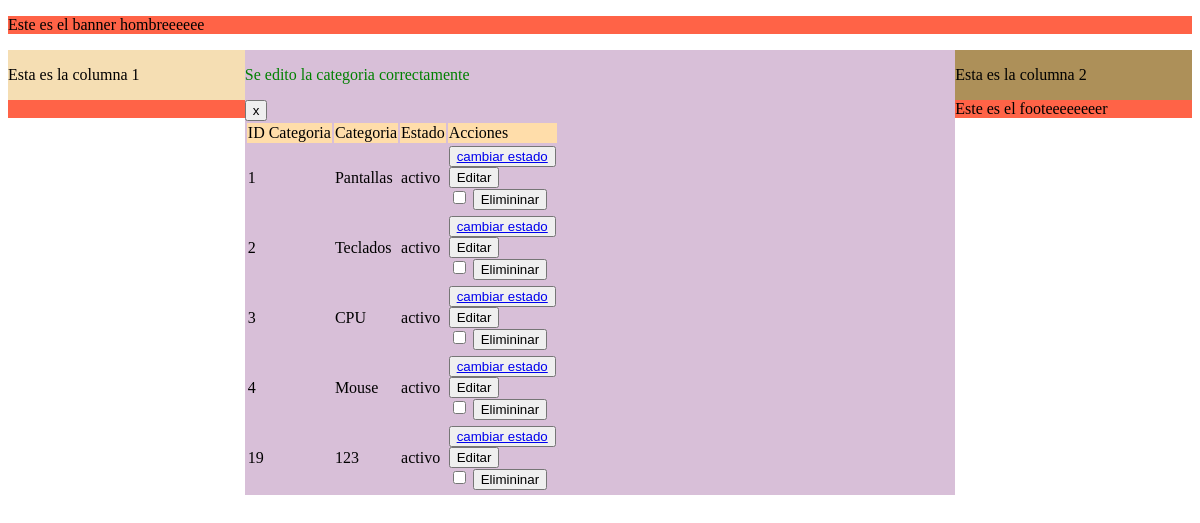
The app's page /codigo/pre_consultar_categorias.php?ed=correct (signed in) with its own data.
### tables this page shows
CREATE TABLE IF NOT EXISTS `categorias` (
  `id_categoria` int(5) NOT NULL AUTO_INCREMENT,
  `categoria` varchar(100) NOT NULL,
  `fk_id_estado` varchar(20) NOT NULL,
  PRIMARY KEY (`id_categoria`)
);

CREATE TABLE IF NOT EXISTS `estados` (
  `id_estado` int(5) NOT NULL AUTO_INCREMENT,
  `nombre_estado` varchar(15) NOT NULL,
  PRIMARY KEY (`id_estado`)
);

### codigo/pre_consultar_categorias.php (the view, shortened to what this page needs)
<!DOCTYPE html>
<html lang="en">
<head>
<head>
    <link rel="stylesheet" href="../estilos/estilos.css">
</head>
<body>
<div id="banner">
<?php include("banner.php") ?>
</div>
<div id="general">
<div id="col1">
<?php include("col1.php") ?>
</div>
<div id="cuerpo">
<?php
if(isset($_GET['ed'])){
    $el=$_GET['ed'];
    if($el=="correct"){
        echo "<div id='cierre'>";
        echo "<p style='color: green' >Se edito la categoria correctamente</p>";
        echo "<input type='button' value='x' onclick='cerrar();'>";
        echo "</div>";
    }
}
include("conexion.php");
echo "<table>";
echo "<tr bgcolor='#fFDDAA'>";
echo "<td>ID Categoria</td>";
echo "<td>Categoria</td>";
echo "<td>Estado</td>";
echo "<td>Acciones</td>";
echo "</tr>";
$consulta = "SELECT C.id_categoria, C.categoria, C.fk_id_estado,
             E.id_estado, E.nombre_estado
             FROM categorias C INNER JOIN estados E
             ON C.fk_id_estado = E.id_estado";
    if(!$resultado = $db->query($consulta)){
    die('hay un error con la consulta o los datos no existen vuelve a comprobar !!![' . $db->error . ']');
    }
    while($fila = $resultado->fetch_assoc()){;
        $bid_categoria=stripslashes($fila["id_categoria"]);
        $bcategoria=stripslashes($fila["categoria"]);
        $bnombre_estado=stripslashes($fila["nombre_estado"]);
        echo "<tr>";
        echo "<td>$bid_categoria</td>";
        echo "<td>$bcategoria</td>";
        echo "<td>$bnombre_estado</td>";
        echo "<td><button><a href='neg_cambio_estado2.php?id=$bid_categoria'>cambiar estado</a></button>";
        echo "<form action='pre_editar_categorias.php' id='editar_categorias' name='editar_categorias' method='POST' autocomplete='off'>
        <input type='hidden' name='id_categoria' id='id_categoria' value='$bid_categoria'>
        <input type='submit'  value='Editar'>
        </form>";
        echo "<form action='neg_eliminar_categorias.php' id='eliminar_categorias' name='eliminar_categorias' method='POST' autocomplete='off'>
        <input type='hidden' name='id_categoria' id='id_categoria' value='$bid_categoria' />
        <input type='checkbox' name='validar' value='checkbox' required />
        <input type='submit'  value='Elimininar' />
        </form>";
        echo "</td>";
        echo "<tr>";
        }
    echo "</table>";
?>
</div>
<div id="col2">
<?php include("col2.php") ?>
</div>
</div>
<div id="footer">
<?php include("footer.php") ?>
</div>
</body>
</html>

### codigo/banner.php (shortened to what this page needs)
<!DOCTYPE html>
<html lang="en">
<head>
</head>
<body>
<p>Este es el banner hombreeeeee</p>
</body>
</html>

### codigo/col1.php (shortened to what this page needs)
<!DOCTYPE html>
<html lang="en">
<head>
</head>
<body>
<p style="justify-content: center;">Esta es la columna 1</p>
</body>
</html>

### codigo/col2.php (shortened to what this page needs)
<!DOCTYPE html>
<html lang="en">
<head>
</head>
<body>
<p style="justify-content: center;">Esta es la columna 2</p>
</body>
</html>

### codigo/footer.php (shortened to what this page needs)
<!DOCTYPE html>
<html lang="en">
<head>
</head>
<body>
<p>Este es el footeeeeeeeer</p>
</body>
</html>

### estilos/estilos.css (style rules this page uses)
#banner { background-color: tomato; width: 100%; }
#general { background-color: yellowgreen; width: 100%; }
#col1 { background-color: wheat; float: left; width: 20%; height: 50%; }
#col2 { background-color: rgb(173, 144, 89); float: right; width: 20%; height: 50%; }
#cuerpo { background-color: thistle; width: 60%; float: left; height: 50%; }
#footer { background-color: tomato; width: 100%; }

### records on screen
categorias: id_categoria "1", categoria "Pantallas", estados.nombre_estado "activo"
categorias: id_categoria "2", categoria "Teclados", estados.nombre_estado "activo"
categorias: id_categoria "3", categoria "CPU", estados.nombre_estado "activo"
categorias: id_categoria "4", categoria "Mouse", estados.nombre_estado "activo"
categorias: id_categoria "19", categoria "123", estados.nombre_estado "activo"
